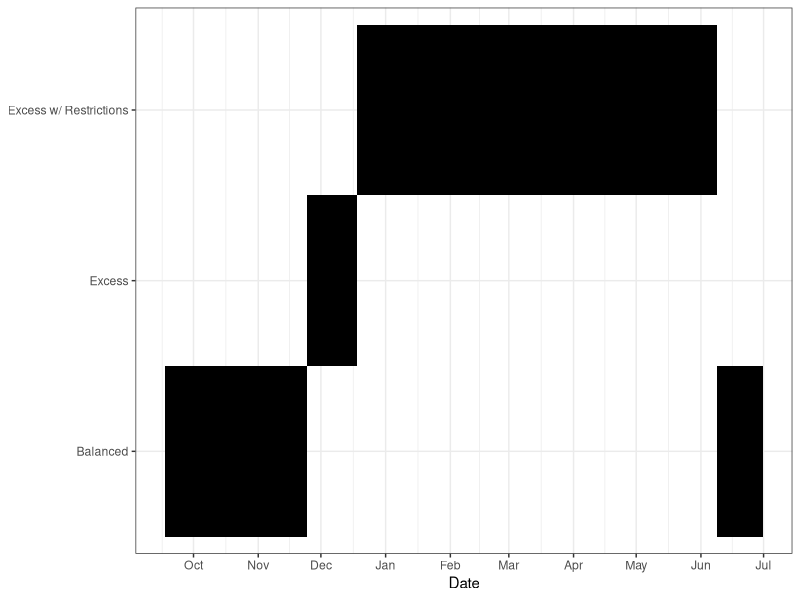
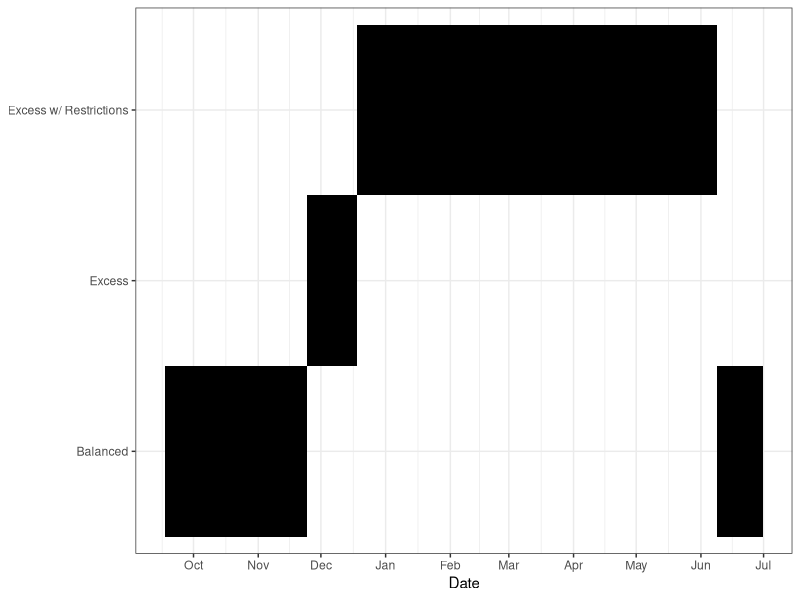

These charts were generated, in order, by the following R code:
library(tidyverse)
library(readxl)

data_import <- read_excel('ControllingFactors/CVP Delta OPS.xlsx', skip = 1) %>%
  select(date = 1, status = 2, JPP = 4, CCF = 6, DCC = 5,
         omr_usgs_1 = 7, omr_usgs_5 = 8, omr_usgs_14 = 9,
         omr_1 = 10, omr_5 = 11, omr_7 = 12, omr_14 = 13) %>%
  mutate(date = ymd(date)) %>%
  filter(!is.na(date))

delta_condition <- data_import %>%
  mutate(condition = case_when(status == 'B' ~ 'Balanced', 
                               status == 'E' ~  'Excess',
                               status == 'E/R' ~ 'Excess w/ Restrictions')) %>%
  filter(!is.na(condition),
         date <= as.Date('2025-06-30'))


condition_graph <- ggplot(delta_condition, aes(x = date, y = condition)) +
  geom_tile(fill = 'black') +
  scale_x_date(date_breaks = '1 month', date_labels = '%b') +
  theme_bw() +
  labs(x = 'Date') +
  theme(axis.title.y = element_blank())
condition_graph

ggsave(condition_graph, file = 'ControllingFactors/excess_balance_fig.png', height = 2, width = 6)
